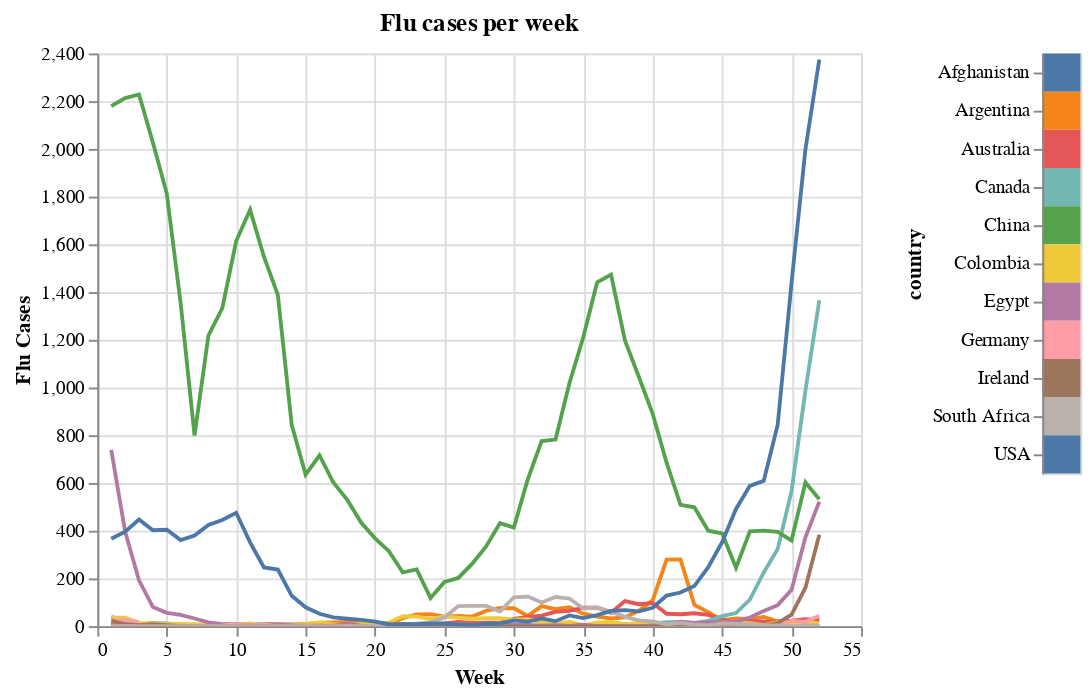

The code cell stored with this chart in its notebook:
### Code cell
country = pd.DataFrame({'country':countries})
selection = alt.selection_multi(fields=['country'])

line,color = plot(selection)
make_selector = alt.Chart(country).mark_rect().encode(
                    y='country',
                    color=color).add_selection(
                    selection)
line | make_selector

### Figure 1 — Vega-Lite specification as saved in the notebook (floating-point values rounded to 4 significant figures; data arrays with more than 128 entries replaced by an {"elided": "..."} marker saying what was removed)
{"config": {"view": {"continuousWidth": 400, "continuousHeight": 300}}, "hconcat": [{"data": {"name": "data-1bcf7047e3ffc51f4698c2ddb3311ac5"}, "mark": "line", "encoding": {"color": {"condition": {"type": "nominal", "field": "country", "legend": null, "selection": "selector002"}, "value": "lightgray"}, "tooltip": [{"type": "quantitative", "field": "flu_cases", "title": "Total Cases"}], "x": {"type": "quantitative", "field": "week", "title": "Week"}, "y": {"type": "quantitative", "field": "flu_cases", "title": "Flu Cases"}}, "selection": {"selector002": {"type": "multi", "fields": ["country"]}, "selector003": {"type": "interval", "bind": "scales", "encodings": ["x"]}}, "title": "Flu cases per week"}, {"data": {"name": "data-ae061e1c7f81511c75825466cf8a2988"}, "mark": "rect", "encoding": {"color": {"condition": {"type": "nominal", "field": "country", "legend": null, "selection": "selector002"}, "value": "lightgray"}, "y": {"type": "nominal", "field": "country"}}, "selection": {"selector002": {"type": "multi", "fields": ["country"]}}}], "$schema": "https://vega.github.io/schema/vega-lite/v4.8.1.json", "datasets": {"data-1bcf7047e3ffc51f4698c2ddb3311ac5": {"elided": "572 records"}, "data-ae061e1c7f81511c75825466cf8a2988": [{"country": "Afghanistan"}, {"country": "Argentina"}, {"country": "Australia"}, {"country": "Canada"}, {"country": "China"}, {"country": "Colombia"}, {"country": "Egypt"}, {"country": "Germany"}, {"country": "Ireland"}, {"country": "South Africa"}, {"country": "USA"}]}}
